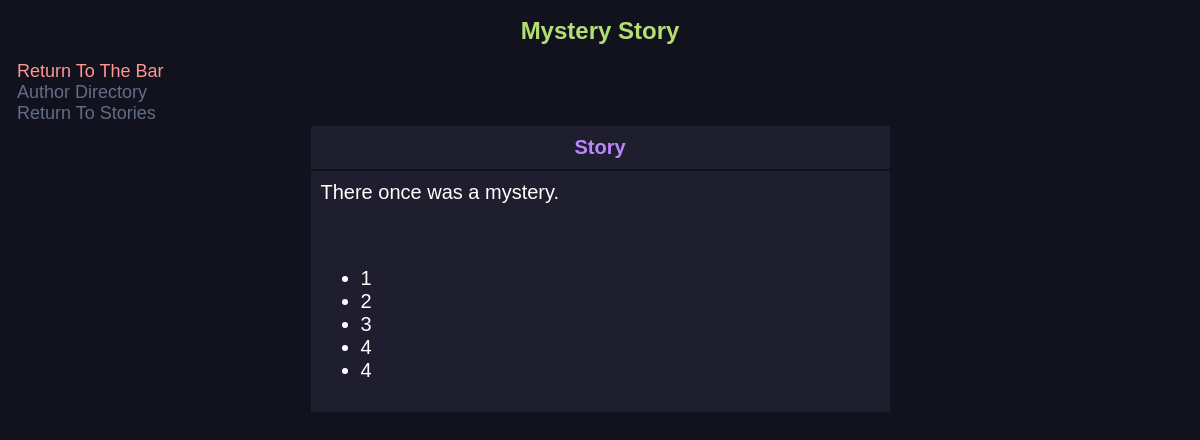
The page /viewstory/8 on the database as committed earlier.
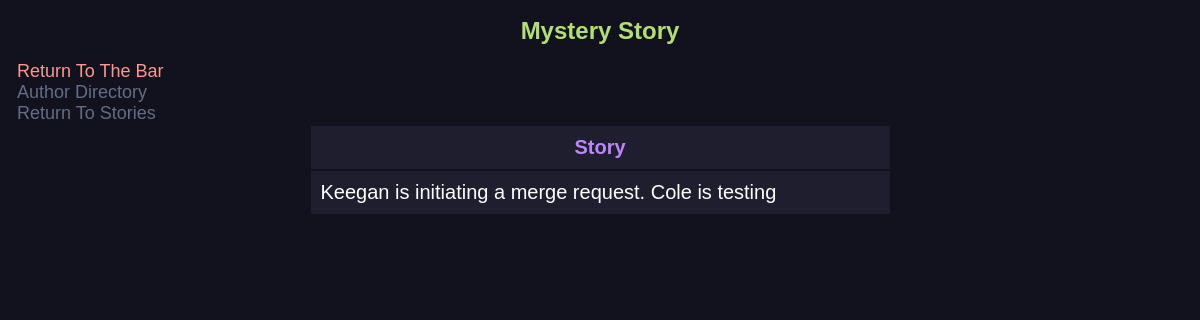
The same page on the database as committed later.
### main.py (models this page shows, shortened)
class NewStory(db.Model):
    id = db.Column(db.Integer, primary_key=True)
    title = db.Column(db.String(200), nullable=False)
    genre = db.Column(db.String(200), nullable=True)
    content = db.Column(db.Text, nullable=False)
    date_created = db.Column(db.DateTime, default=datetime.utcnow)
    author_id = db.Column(db.Integer, db.ForeignKey('user.id'), nullable=False)
    current_version_id = db.Column(db.Integer, db.ForeignKey('new_version.id'), nullable=True)
    __table_args__ = (
        ForeignKeyConstraint(['author_id'], ['user.id'], name='fk_new_story_author_id'),
        ForeignKeyConstraint(['current_version_id'], ['new_version.id'], name='fk_new_story_current_version_id')
    )
    current_version = db.relationship('NewVersion', foreign_keys=[current_version_id], post_update=True)
    versions = db.relationship('NewVersion', backref='story', lazy=True, foreign_keys='NewVersion.story_id')

### main.py (the view)
@app.route('/viewstory/<int:id>', methods=['GET'])
def view_story(id):
    story = NewStory.query.get_or_404(id)
    return render_template('view_story.html', story=story, current_user=current_user)

### templates/view_story.html (shortened to what this page needs)
<link rel="stylesheet" href="{{ url_for('static', filename='css/read_story.css') }}">
{% block body %}
<div class="content">
	<h1 style="text-align: center;">{{ story.title }}</h1>
	<div>
		<a href="/" class="return-to-bar">Return To The Bar</a>
	</div>
	<div>
		<a href="/user_dir/" class="button">Author Directory</a>
	</div>
	<div>
		<a href="/story_db/" class="button">Return To Stories</a>
	</div>
	<table class="center-table">
		<tr>
			<th>Story</th>
		</tr>
		<tr>
			<td>{{ story.content|safe }}</td>
		</tr>
	</table>
</div>
{% endblock %}

Rows that differ between the two databases and show on the page:
changed NewStory "Mystery Story": content "There once was a mystery. 1 2 3 4 4" → "Keegan is initiating a merge request. Cole is testing"
